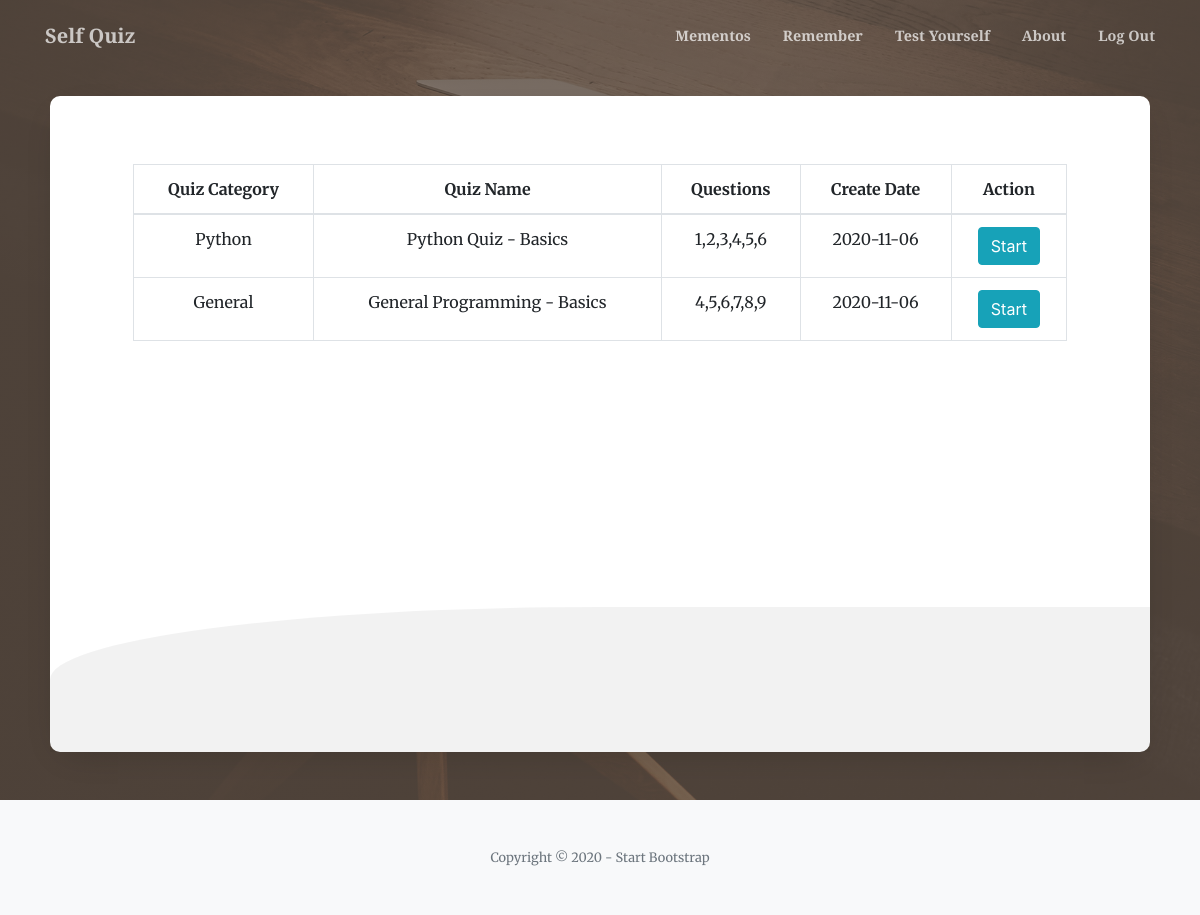
Screenshot of /test_yourself (signed in) with the database file from the repository.
### tables this page shows
CREATE TABLE 'quizes' ('id' INTEGER NOT NULL, 'user_id' INTEGER NOT NULL, 'quiz_name' TEXT NOT NULL, 'questions' TEXT NOT NULL,                `createdAt` DATETIME NOT NULL, `updatedAt` DATETIME NULL DEFAULT NULL, 'quiz_type' VARCHAR(50) NOT NULL, 'active' TINYINT(1) NOT NULL DEFAULT 1, PRIMARY KEY ('id'));

### application.py (the view)
@app.route("/test_yourself", methods=["GET", "POST"])
@login_required
def test_yourself():
    if request.method == "POST":
        selected_quiz = request.form.get("quizID")
        questions = []
        answer_choice = []
        choices = []
        questiontype = []
        question_ids = []
        quiz = (db.execute("SELECT * FROM quizes WHERE id=:quiz_id", quiz_id=selected_quiz))[0]
        question_ids = [int(i) for i in quiz["questions"].split(',')]
        rows = db.execute("SELECT * FROM questions WHERE id IN (:question_ids)", question_ids=question_ids)
        for row in rows:
            questions.append(row["question"])
            answer_choice.append(row["answer"])
            answer_choice.append(row["choice1"])
            if row["choice2"]:
                answer_choice.append(row["choice2"])
            if row["choice3"]:
                answer_choice.append(row["choice3"])
            choices.append(answer_choice[:])
            answer_choice.clear()
            questiontype.append(row["type"])
        shuffledChoices = []
        for choice in choices:
            shuffle=choice[:]
            random.shuffle(shuffle)
            shuffledChoices.append(shuffle[:])
            shuffle.clear()
        length = len(questions)
        return render_template("quiz.html", questions=questions, choices=choices, questiontype=questiontype, length=length, shuffledChoices=shuffledChoices, types=types)
    else:
        rows = db.execute("SELECT * FROM shared_quizes")
        shared_quiz_id = []
        user = []
        for row in rows:
            shared_quiz_id.append(row["quiz_id"])
            user.append(row["user_id"])
        shared_quiz_id = [int(i) for i in shared_quiz_id]
        questions = []
        questions_split = []
        quizes = []
        quiztype = []
        quizID = []
        create_date = []
        temp_quest_list = []
        rows2 = db.execute("SELECT * FROM quizes WHERE id IN (:shared_quiz_id)", shared_quiz_id=shared_quiz_id)
        for row in rows2:
            quizes.append(row["quiz_name"])
            temp_quest_list = row["questions"].split(',')
            questions_split.append(temp_quest_list)
            questions.append(row["questions"])
            temp_quest_list.clear()
            quizID.append(row["id"])
            quiztype.append(row["quiz_type"])
            create_date.append(row["createdAt"])
        length = len(quizes)
        return render_template("test_yourself.html", quizes=quizes, questions=questions, quiztype=quiztype, length=length, quizID=quizID, create_date=create_date)

### application.py (called while the page is built)
@app.after_request
def after_request(response):
    response.headers["Cache-Control"] = "no-cache, no-store, must-revalidate"
    response.headers["Expires"] = 0
    response.headers["Pragma"] = "no-cache"
    return response

### helpers.py (called while the page is built)
def login_required(f):
    @wraps(f)
    def decorated_function(*args, **kwargs):
        if session.get("user_id") is None:
            return redirect("/login")
        return f(*args, **kwargs)
    return decorated_function

### templates/test_yourself.html (shortened to what this page needs)
{% extends "layout.html" %}
{% block main %}
<div class="float-container">
        <div class="login-wrap p-4 p-md-5">
          <div class="float-container2">
            <div class="container">
              <div class="row">
                <div class="col-12">
                  <table class="table table-bordered">
                    <thead>
                      <tr>
                        <th scope="col">Quiz Category</th>
                        <th scope="col">Quiz Name</th>
                        <th scope="col">Questions</th>
                        <th scope="col">Create Date</th>
                        <th scope="col">Action</th>
                      </tr>
                    </thead>
                    <tbody>
                        {%if length > 0%}
                            {%for index in range(length)%}
                                <tr>
                                    <td name="quiz" value="{{ quizID[index] }}">{{ quiztype[index] }}</td>
                                    <td>{{ quizes[index] }}</td>
                                    <td>{{ questions[index] }}</td>
                                    <td>{{ create_date[index] }}</td>
                                    <td>
                                        <button class="btn btn-info start_quiz_button" type="button" name="action" value="{{index}}">Start</button>
                                    </td>
                                </tr>
                            {%endfor%}
                        {%endif%}
                    </tbody>
                  </table>
                </div>
              </div>
            </div>
          </div>
        </div>
</div>
{% endblock %}

### rows the page displays
quizes: quiz_type "Python", quiz_name "Python Quiz - Basics", questions "1,2,3,4,5,6", createdAt "2020-11-06"
quizes: quiz_type "General", quiz_name "General Programming - Basics", questions "4,5,6,7,8,9", createdAt "2020-11-06"
